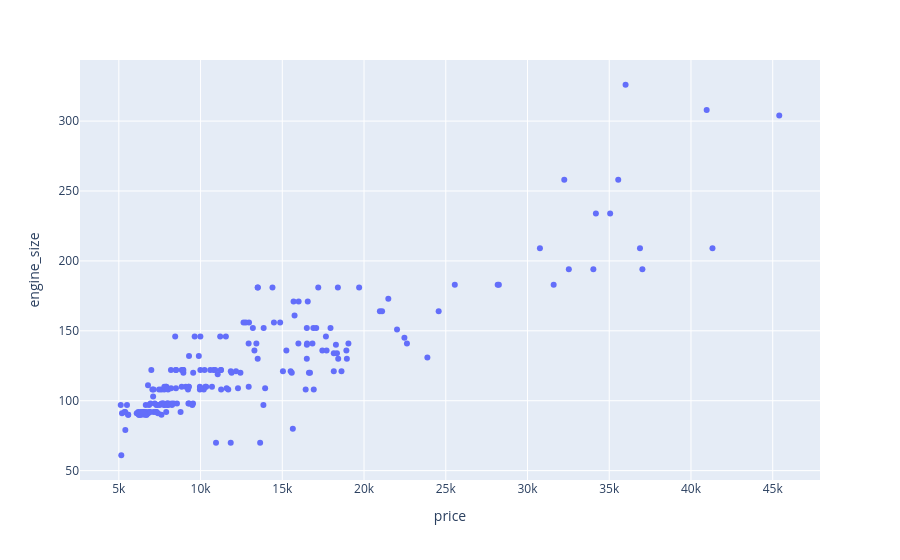

The notebook cell saved with this chart:
### Markdown cell above
### Scatter Plot

### Code cell
scat = px.scatter(df, x="price", y="engine_size")
scat.show()

### Figure 1 — Plotly figure (JSON) as saved in the notebook; plotly's stock layout.template omitted (floating-point values rounded to 4 significant figures; data arrays with more than 128 entries replaced by an {"elided": "..."} marker saying what was removed)
{"data": [{"hovertemplate": "price=%{x}<br>engine_size=%{y}<extra></extra>", "legendgroup": "", "marker": {"color": "#636efa", "symbol": "circle"}, "mode": "markers", "name": "", "orientation": "v", "showlegend": false, "type": "scatter", "x": {"elided": "201 int values"}, "xaxis": "x", "y": {"elided": "201 int values"}, "yaxis": "y"}], "layout": {"legend": {"tracegroupgap": 0}, "margin": {"t": 60}, "xaxis": {"anchor": "y", "domain": [0, 1], "title": {"text": "price"}}, "yaxis": {"anchor": "x", "domain": [0, 1], "title": {"text": "engine_size"}}}}
